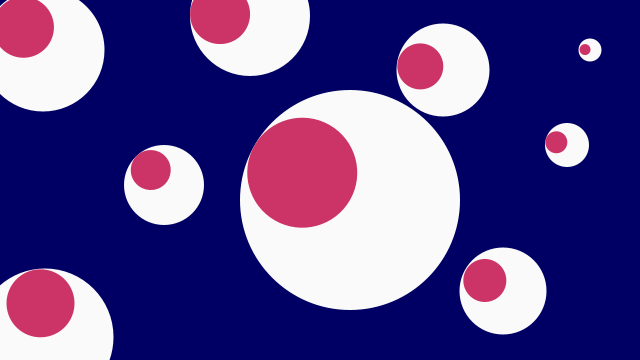
Frame 1 (no input)
Frame 60 (the mouse pressed at the canvas centre just before this capture): identical to frame 1, image omitted
Frame 120 (the mouse held since frame 60 and released just before this capture): blank canvas, image omitted

The Processing sketch that drew this single still picture (run headless with seeded random() and noise(); from frame 60 on, the mouse is pressed at the canvas centre):

// Processing sketch: processing_104049
// ── processing_104049.pde

 
Eye e1, e2, e3, e4, e5, e6, e7, e8, e9;

void setup() {
  size(640, 360);
  noStroke();
  e1 = new Eye (250,  16, 120);
  e2 = new Eye (164, 185,  80);  
  e3 = new Eye (350, 200, 220);
  e4 = new Eye (43, 50, 123);
  e5 = new Eye (443, 70, 93);
  e6 = new Eye (590, 50, 23);
  e7 = new Eye (503, 291, 87);
  e8 = new Eye (45, 337, 137);
  e9 = new Eye (567, 145, 44);
}

void draw() {
  background(0, 0, 100);
  
  e1.update(mouseX, mouseY);
  e2.update(mouseX, mouseY);
  e3.update(mouseX, mouseY);
  e4.update(mouseX, mouseY);
  e5.update(mouseX, mouseY);
  e6.update(mouseX, mouseY);
  e7.update(mouseX, mouseY);
  e8.update(mouseX, mouseY);
  e9.update(mouseX, mouseY);
  
  e1.display();
  e2.display();
  e3.display();
  e4.display();
  e5.display();
  e6.display();
  e7.display();
  e8.display();
  e9.display();
  
if (mousePressed){
    background (#CCFFCC);
}
}

class Eye {
  int x, y;
  int size;
  float angle = 0.0;
  
  Eye(int tx, int ty, int ts) {
    x = tx;
    y = ty;
    size = ts;
 }

  void update(int mx, int my) {
    angle = atan2(my-y, mx-x);
  }
  
  void display() {
    pushMatrix();
    translate(x, y);
    fill(250);
    ellipse(0, 0, size, size);
    rotate(angle);
    fill(#CC3366);
    ellipse(size/4, 0, size/2, size/2);
    popMatrix();
  }
}
